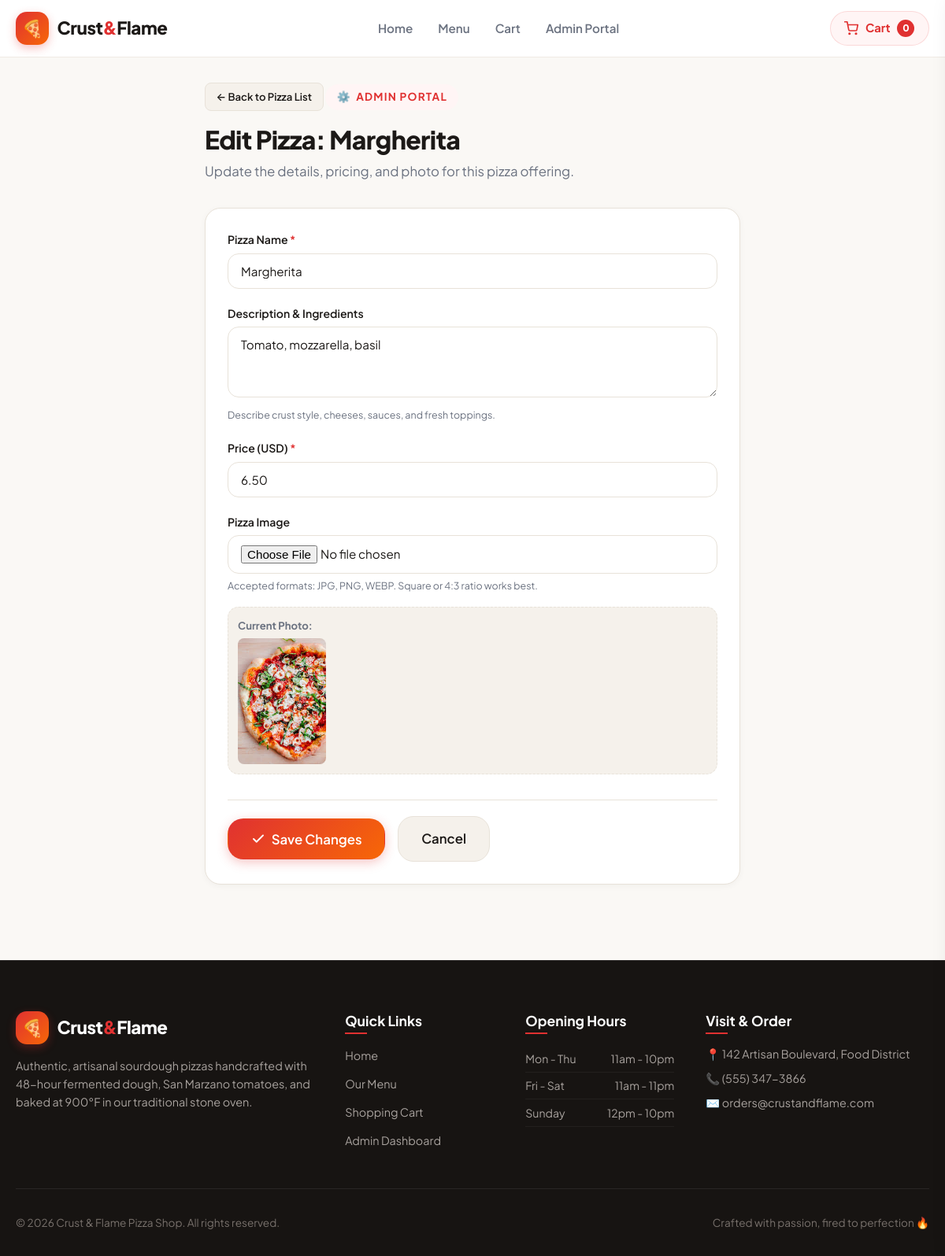
/admin/pizzas/edit/1, run on the app's committed database.
### app/models.py (models this page shows, shortened)
class Pizza(Base):
    __tablename__ = "pizzas"
    id = Column(Integer, primary_key=True, index=True)
    name = Column(String(100), nullable=False, unique=True)
    description = Column(Text, default="")
    price = Column(Float, nullable=False)
    image_filename = Column(String(255), default="default_pizza.jpeg")
    order_items = relationship("OrderItem", back_populates="pizza")

### app/main.py (the view)
@app.get("/admin/pizzas/edit/{pizza_id}", response_class=HTMLResponse)
def edit_pizza_form(request: Request, pizza_id: int, db: Session = Depends(get_db)):
    pizza = db.query(models.Pizza).filter_by(id=pizza_id).first()
    if not pizza:
        raise HTTPException(status_code=404, detail="Pizza not found")
    return templates.TemplateResponse("pizza_form.html", {"request": request, "pizza": pizza})

### app/templates/pizza_form.html (shortened to what this page needs)
{% extends "base.html" %}
{% block content %}
<div style="max-width: 680px; margin: 0 auto;">
  <div style="margin-bottom: 2rem;">
    <a href="/admin/pizzas" class="btn btn-sm btn-secondary" style="margin-bottom: 1rem;">
      &larr; Back to Pizza List
    </a>
    <div class="section-tag">
      <span>⚙️</span> Admin Portal
    </div>
    <h1 class="section-title" style="font-size: 2rem;">
      {{ "Edit Pizza: " ~ pizza.name if pizza else "Add New Pizza" }}
    </h1>
    <p class="section-subtitle">
      {{ "Update the details, pricing, and photo for this pizza offering." if pizza else "Create a new handcrafted pizza to feature on the live menu." }}
    </p>
  </div>
  <div class="admin-card">
    <form
      id="pizza-form"
      method="post"
      enctype="multipart/form-data"
      action="{{ ('/admin/pizzas/edit/' ~ pizza.id) if pizza else '/admin/pizzas/new' }}"
    >
      <div class="form-group">
        <label class="form-label" for="pizza-name">
          Pizza Name <span class="required">*</span>
        </label>
        <input
          id="pizza-name"
          class="form-control"
          name="name"
          value="{{ pizza.name if pizza else '' }}"
          placeholder="e.g. Quattro Formaggi"
          required
        />
      </div>
      <div class="form-group">
        <label class="form-label" for="pizza-desc">
          Description & Ingredients
        </label>
        <textarea
          id="pizza-desc"
          class="form-control"
          name="description"
          placeholder="e.g. Gorgonzola, fresh mozzarella, ricotta, parmesan, and roasted garlic olive oil"
        >{{ pizza.description if pizza else '' }}</textarea>
        <div class="form-help">Describe crust style, cheeses, sauces, and fresh toppings.</div>
      </div>
      <div class="form-group">
        <label class="form-label" for="pizza-price">
          Price (USD) <span class="required">*</span>
        </label>
        <input
          id="pizza-price"
          type="number"
          step="0.01"
          min="0.01"
          class="form-control"
          name="price"
          value="{{ '%.2f'|format(pizza.price) if pizza else '' }}"
          placeholder="8.50"
          required
        />
      </div>
      <div class="form-group">
        <label class="form-label" for="pizza-image-input">
          Pizza Image
        </label>
        <input
          id="pizza-image-input"
          type="file"
          name="image"
          accept=".png,.jpg,.jpeg,.svg,.gif,.webp"
          class="form-control"
        />
        <div class="form-help">Accepted formats: JPG, PNG, WEBP. Square or 4:3 ratio works best.</div>
        <div id="image-preview-container" class="image-preview-box" style="margin-top: 1rem; {{ 'display: block;' if pizza else 'display: none;' }}">
          <p style="font-size: 0.82rem; font-weight: 700; color: var(--text-muted); margin-bottom: 0.4rem;">
            {{ "Current Photo:" if pizza else "Selected Photo Preview:" }}
          </p>
          <img
            id="pizza-image-preview"
            src="{{ pizza.image_url() if (pizza and pizza.image_filename) else '/static/uploads/default_pizza.jpeg' }}"
            alt="Pizza preview"
            style="max-height: 160px; object-fit: cover; border-radius: var(--radius-sm);"
          />
        </div>
      </div>
      <div style="display: flex; gap: 1rem; align-items: center; margin-top: 2rem; padding-top: 1.25rem; border-top: 1px solid var(--border-color);">
        <button type="submit" class="btn btn-primary btn-lg">
          <svg width="18" height="18" viewBox="0 0 24 24" fill="none" stroke="currentColor" stroke-width="2.5" stroke-linecap="round" stroke-linejoin="round">
            <polyline points="20 6 9 17 4 12"></polyline>
          </svg>
          <span>{{ "Save Changes" if pizza else "Create Pizza" }}</span>
        </button>
        <a class="btn btn-secondary btn-lg" href="/admin/pizzas">Cancel</a>
      </div>
    </form>
  </div>
</div>
{% endblock %}

### app/templates/base.html (shortened to what this page needs)
<!DOCTYPE html>
<html lang="en">
  <head>
    <link rel="stylesheet" href="/static/css/main.css" />
  </head>
  <body>
    <div class="site-wrapper">
      <header class="site-header">
        <div class="container">
          <nav class="navbar">
            <a class="brand" href="/" title="Crust & Flame Pizza Shop">
              <span class="brand-icon">🍕</span>
              <span>Crust<span class="brand-highlight">&</span>Flame</span>
            </a>
            <ul class="nav-links">
              <li><a class="nav-link" href="/">Home</a></li>
              <li><a class="nav-link" href="/#menu">Menu</a></li>
              <li><a class="nav-link" href="/cart">Cart</a></li>
              <li><a class="nav-link" href="/admin/pizzas">Admin Portal</a></li>
            </ul>
            <div class="nav-actions">
              <a class="cart-btn" href="/cart" id="header-cart-btn" title="View Cart">
                <svg width="18" height="18" viewBox="0 0 24 24" fill="none" stroke="currentColor" stroke-width="2.2" stroke-linecap="round" stroke-linejoin="round">
                  <circle cx="9" cy="21" r="1"></circle>
                  <circle cx="20" cy="21" r="1"></circle>
                  <path d="M1 1h4l2.68 13.39a2 2 0 0 0 2 1.61h9.72a2 2 0 0 0 2-1.61L23 6H6"></path>
                </svg>
                <span>Cart</span>
                <span class="cart-badge" id="cart-count">0</span>
              </a>
            </div>
          </nav>
        </div>
      </header>
      <main class="main-content">
        <div class="container">
          {% block content %}{% endblock %}
        </div>
      </main>
      <footer class="site-footer">
        <div class="container">
          <div class="footer-grid">
            <div class="footer-col">
              <a class="brand" href="/" style="color: #fff; margin-bottom: 1rem;">
                <span class="brand-icon">🍕</span>
                <span>Crust<span class="brand-highlight">&</span>Flame</span>
              </a>
              <p>
                Authentic, artisanal sourdough pizzas handcrafted with 48-hour fermented dough,
                San Marzano tomatoes, and baked at 900°F in our traditional stone oven.
              </p>
            </div>
            <div class="footer-col">
              <h4>Quick Links</h4>
              <ul class="footer-links">
                <li><a href="/">Home</a></li>
                <li><a href="/#menu">Our Menu</a></li>
                <li><a href="/cart">Shopping Cart</a></li>
                <li><a href="/admin/pizzas">Admin Dashboard</a></li>
              </ul>
            </div>
            <div class="footer-col">
              <h4>Opening Hours</h4>
              <ul class="footer-hours-list">
                <li><span>Mon - Thu</span> <span>11am - 10pm</span></li>
                <li><span>Fri - Sat</span> <span>11am - 11pm</span></li>
                <li><span>Sunday</span> <span>12pm - 10pm</span></li>
              </ul>
            </div>
            <div class="footer-col">
              <h4>Visit & Order</h4>
              <p>📍 142 Artisan Boulevard, Food District</p>
              <p style="margin-top: 0.5rem;">📞 (555) 347-3866</p>
              <p style="margin-top: 0.5rem;">✉️ orders@crustandflame.com</p>
            </div>
          </div>
          <div class="footer-bottom">
            <p>&copy; 2026 Crust & Flame Pizza Shop. All rights reserved.</p>
            <p>Crafted with passion, fired to perfection 🔥</p>
          </div>
        </div>
      </footer>
    </div>
  </body>
</html>

### data on the page
Pizza: name "Edit Pizza: Margherita", name "Margherita", description "Tomato, mozzarella, basil", price "6.50", image_filename (picture)

### other printed values
{{ "Current Photo:" if pizza else "Selected Photo Preview:" }} "Current Photo:"
{{ "Save Changes" if pizza else "Create Pizza" }} "Save Changes"
